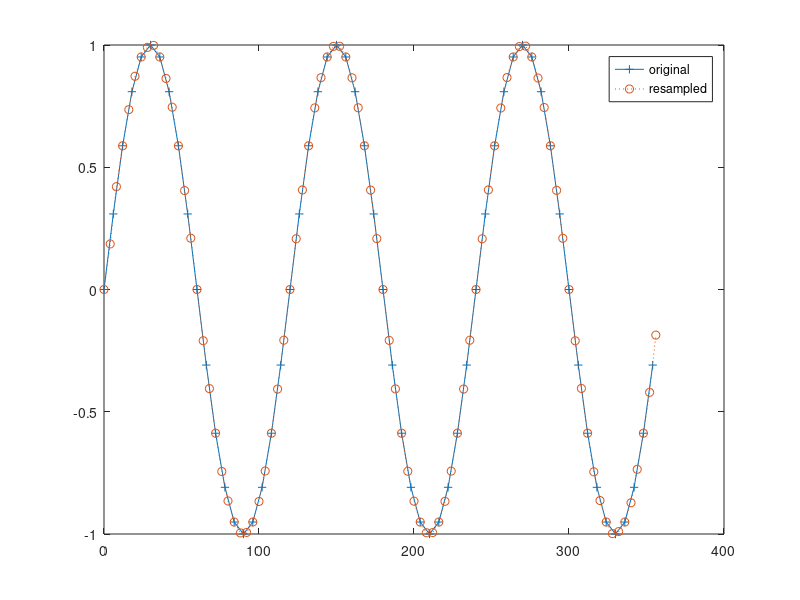

Recreate this plot in MATLAB.
tx = 0:6:360-3;
x = sin(2*pi*tx/120);

ty = 0:4:360-2;
[y,by] = resample(x,3,2);

plot(tx,x,'+-',ty,y,'o:')
legend('original','resampled')